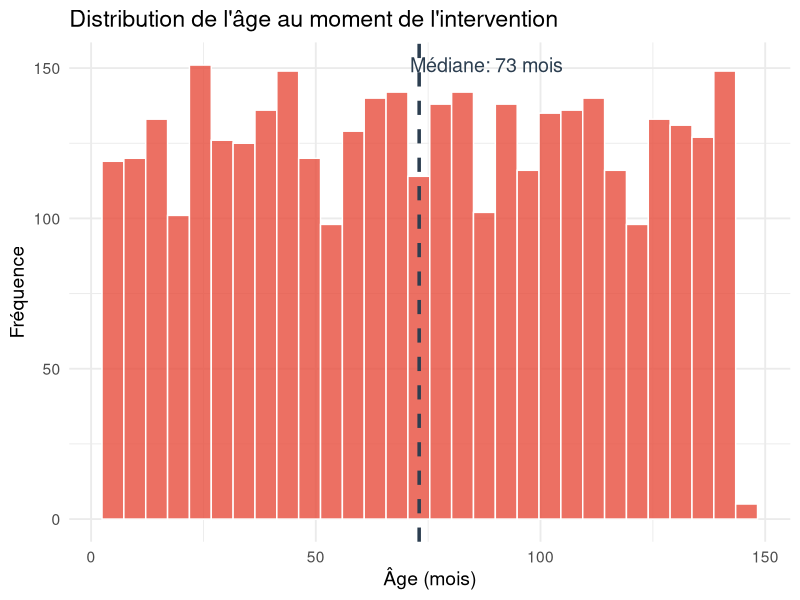
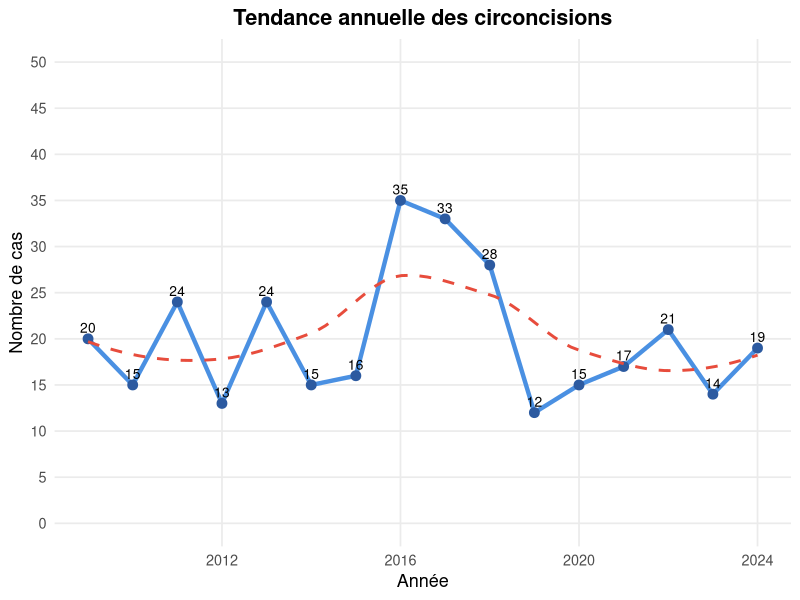
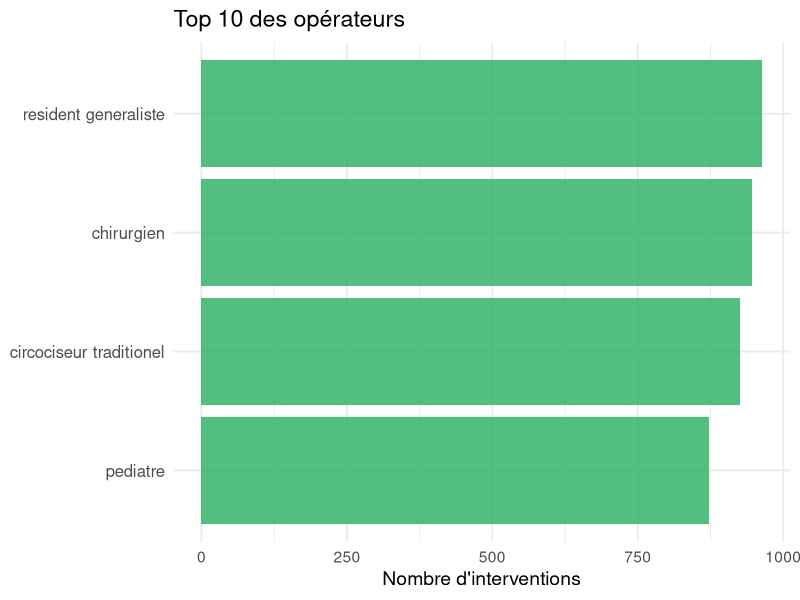
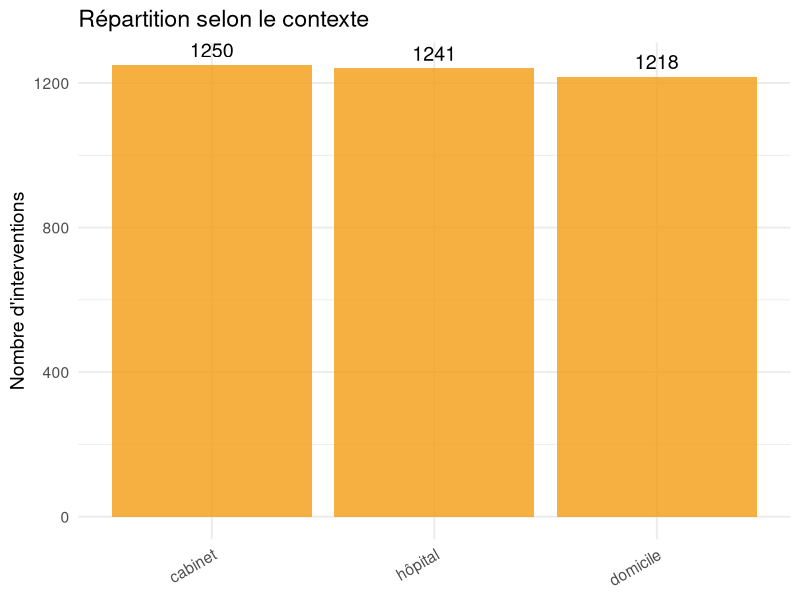
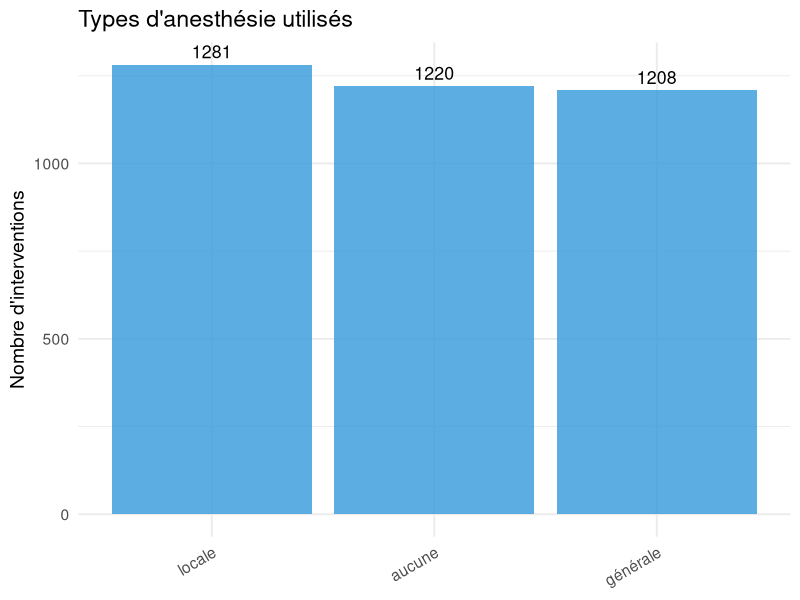
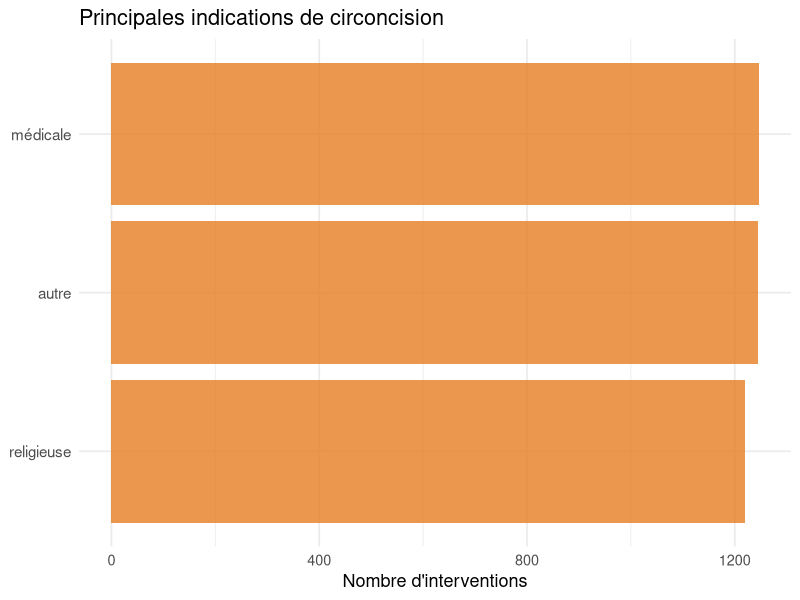
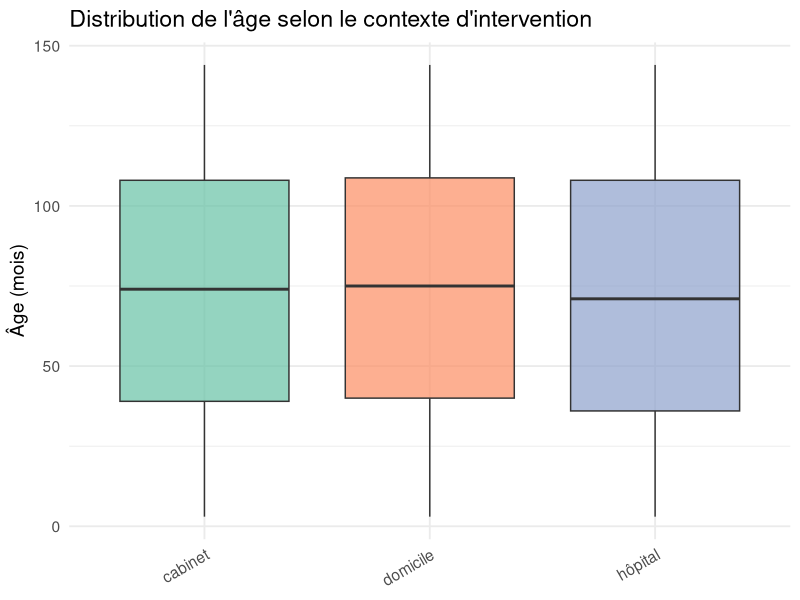

R code for these plots, in order:
## ---- chunk 1
library(dplyr)
library(ggplot2)
library(lubridate)
library(forcats)
library(knitr)

# Charger les données
data <- read.csv(
  "liste_circoncision_anonymisee.csv",
  sep = ",",
  dec = ".",
  stringsAsFactors = FALSE
)

# Nettoyer les données
data <- data %>%
  mutate(
    Date = dmy(Date),
    annee = year(Date),
    age_jours = as.numeric(`age.en.jours`),
    age_mois = as.numeric(`age.en.mois`),
    age_annee = as.numeric(`age.en.année`),
    operateur = `Opérateur`,
    contexte = Contexte,
    anesthesie = `Anesthésie`,
    indication = `Indication.de.la.circoncision`
  )
## ---- chunk 2
#| echo: true
head(data, 3) %>% 
  select(1:6) %>%
  kable()
## ---- chunk 3
cat(paste("📊 Nombre total d'interventions:", nrow(data), "\n"))
cat(paste("📅 Période:", min(data$annee, na.rm=TRUE), "-", max(data$annee, na.rm=TRUE), "\n"))
cat(paste("⏱️ Durée:", max(data$annee, na.rm=TRUE) - min(data$annee, na.rm=TRUE), "ans"))
## ---- chunk 4
data %>%
  summarise(
    `Médiane (mois)` = round(median(age_mois, na.rm = TRUE), 1),
    `Moyenne (mois)` = round(mean(age_mois, na.rm = TRUE), 1),
    `Q1 (mois)` = round(quantile(age_mois, 0.25, na.rm = TRUE), 1),
    `Q3 (mois)` = round(quantile(age_mois, 0.75, na.rm = TRUE), 1)
  ) %>%
  kable()
## ---- chunk 5
#| fig-width: 10
#| fig-height: 5
ggplot(data, aes(x = age_mois)) +
  geom_histogram(bins = 30, fill = "#e74c3c", color = "white", alpha = 0.8) +
  geom_vline(aes(xintercept = median(age_mois, na.rm = TRUE)), 
             color = "#2c3e50", linetype = "dashed", size = 1.2) +
  annotate("text", x = median(data$age_mois, na.rm = TRUE) + 15, 
           y = Inf, label = paste("Médiane:", round(median(data$age_mois, na.rm = TRUE), 1), "mois"), 
           vjust = 2, color = "#2c3e50", size = 5) +
  labs(title = "Distribution de l'âge au moment de l'intervention", 
       x = "Âge (mois)", y = "Fréquence") +
  theme_minimal(base_size = 14)
## ---- chunk 6
#| fig-width: 11
#| fig-height: 6
cas_par_annee <- data %>%
  group_by(annee) %>%
  summarise(n = n())

ggplot(cas_par_annee, aes(x = annee, y = n)) +
  geom_line(color = "#4a90e2", linewidth = 1.5) +
  geom_point(color = "#2c5aa0", size = 3) +
  geom_text(aes(label = n), vjust = -0.6, size = 3.5) +
  geom_smooth(method = "loess", se = FALSE,
              color = "#e74c3c", linetype = "dashed") +
  scale_y_continuous(
    limits = c(0, 50),        
    breaks = seq(0, 50, 5)    
  ) +
  labs(
    title = "Tendance annuelle des circoncisions",
    x = "Année",
    y = "Nombre de cas"
  ) +
  theme_minimal(base_size = 13) +
  theme(
    panel.grid.minor = element_blank(),
    plot.title = element_text(hjust = 0.5, face = "bold")
  )
## ---- chunk 7
#| fig-width: 10
#| fig-height: 5
top_10_operateurs <- data %>%
  count(operateur, sort = TRUE) %>%
  head(10)

data %>%
  filter(operateur %in% top_10_operateurs$operateur) %>%
  ggplot(aes(x = fct_reorder(operateur, operateur, .fun = length))) +
  geom_bar(fill = "#27ae60", alpha = 0.8) +
  coord_flip() +
  labs(title = "Top 10 des opérateurs", 
       x = NULL, y = "Nombre d'interventions") +
  theme_minimal(base_size = 14) +
  theme(axis.text.y = element_text(size = 12))
## ---- chunk 8
concentration <- data %>%
  count(operateur, sort = TRUE) %>%
  mutate(
    pourcentage = round(100 * n / sum(n), 1),
    pourcentage_cumul = cumsum(pourcentage)
  )

top_5_pct <- concentration %>% head(5) %>% pull(pourcentage) %>% sum()
## ---- chunk 9
#| fig-width: 10
#| fig-height: 4.5
ggplot(data, aes(x = fct_infreq(contexte))) +
  geom_bar(fill = "#f39c12", alpha = 0.8) +
  geom_text(stat = "count", aes(label = after_stat(count)), vjust = -0.5, size = 5) +
  labs(title = "Répartition selon le contexte", 
       x = NULL, y = "Nombre d'interventions") +
  theme_minimal(base_size = 14) +
  theme(axis.text.x = element_text(angle = 30, hjust = 1))
## ---- chunk 10
#| fig-width: 10
#| fig-height: 5
ggplot(data, aes(x = fct_infreq(anesthesie))) +
  geom_bar(fill = "#3498db", alpha = 0.8) +
  geom_text(stat = "count", aes(label = after_stat(count)), vjust = -0.5, size = 4.5) +
  labs(title = "Types d'anesthésie utilisés", 
       x = NULL, y = "Nombre d'interventions") +
  theme_minimal(base_size = 14) +
  theme(axis.text.x = element_text(angle = 30, hjust = 1))
## ---- chunk 11
#| fig-width: 10
#| fig-height: 5.5
top_indications <- data %>%
  count(indication, sort = TRUE) %>%
  head(10)

data %>%
  filter(indication %in% top_indications$indication) %>%
  ggplot(aes(x = fct_reorder(indication, indication, .fun = length))) +
  geom_bar(fill = "#e67e22", alpha = 0.8) +
  coord_flip() +
  labs(title = "Principales indications de circoncision", 
       x = NULL, y = "Nombre d'interventions") +
  theme_minimal(base_size = 13) +
  theme(axis.text.y = element_text(size = 11))
## ---- chunk 12
#| fig-width: 10
#| fig-height: 5
data %>%
  filter(!is.na(contexte) & !is.na(age_mois)) %>%
  ggplot(aes(x = contexte, y = age_mois, fill = contexte)) +
  geom_boxplot(alpha = 0.7, outlier.alpha = 0.5) +
  labs(title = "Distribution de l'âge selon le contexte d'intervention", 
       x = NULL, y = "Âge (mois)") +
  theme_minimal(base_size = 14) +
  theme(axis.text.x = element_text(angle = 30, hjust = 1),
        legend.position = "none") +
  scale_fill_brewer(palette = "Set2")
